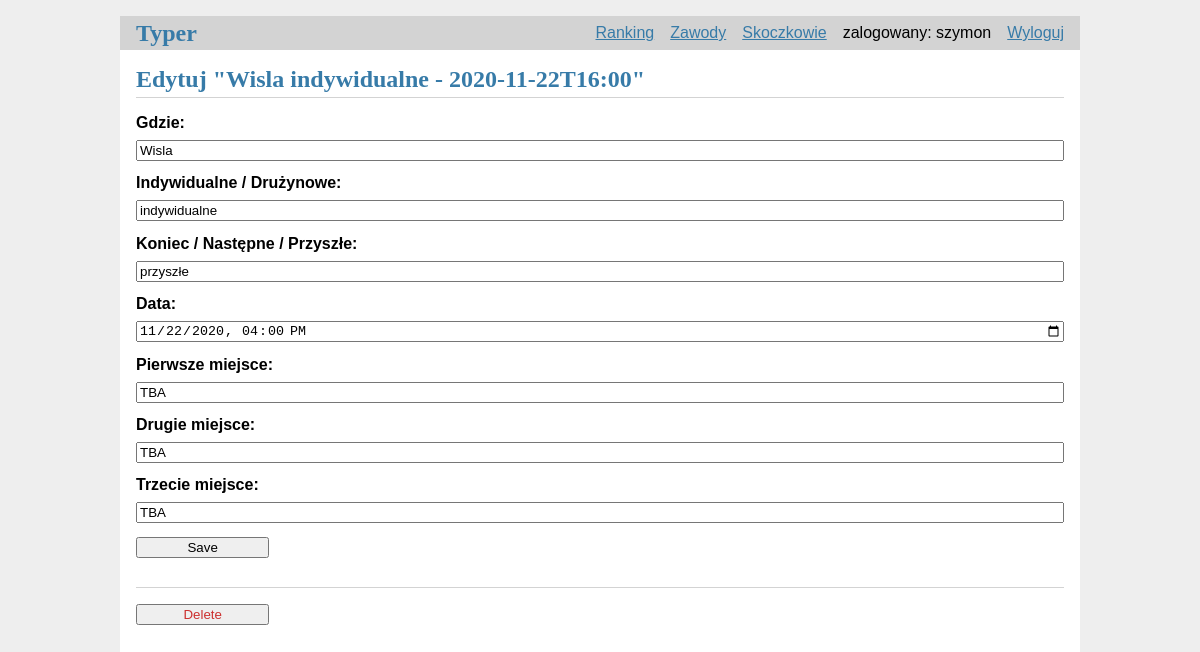
The app's page /tournaments/2/update (signed in) with its own data.
### tables this page shows
CREATE TABLE user(
    id INTEGER PRIMARY KEY AUTOINCREMENT,
    username TEXT UNIQUE NOT NULL,
    password TEXT NOT NULL,
    times_bet INTEGER NOT NULL DEFAULT 0,
    times_exact INTEGER NOT NULL DEFAULT 0,
    points INTEGER NOT NULL DEFAULT 0
);

CREATE TABLE tournaments(
    id INTEGER PRIMARY KEY AUTOINCREMENT,
    place TEXT NOT NULL,
    type TEXT NOT NULL,
    date_time DATETIME NOT NULL,
    first_place TEXT NOT NULL DEFAULT "TBA",
    second_place TEXT NOT NULL DEFAULT "TBA",
    third_place TEXT NOT NULL DEFAULT "TBA",
    status TEXT NOT NULL
);

### flaskr/tournaments.py (the view, shortened to what this page needs)
@bp.route('/<int:id>/update', methods=('GET', 'POST'))
@login_required
def update(id):
    tournament = get_tournament(id)
    jumpers = get_jumpers(tournament)
    return render_template('tournaments/update.html', tournament=tournament, jumpers=jumpers)

### flaskr/auth.py (called while the page is built)
@bp.before_app_request
def load_logged_in_user():
    user_id = session.get('user_id')
    if user_id is None:
        g.user = None
    else:
        g.user = get_db().execute(
            'SELECT * FROM user WHERE id = ?', (user_id,)
        ).fetchone()

def login_required(view):
    @functools.wraps(view)
    def wrapped_view(**kwargs):
        if g.user is None:
            return redirect(url_for('auth.login'))
        return view(**kwargs)
    return wrapped_view

### flaskr/db.py (called while the page is built)
def get_db():
    if 'db' not in g:
        g.db = sqlite3.connect(
            current_app.config['DATABASE'],
            detect_types=sqlite3.PARSE_DECLTYPES
        )
        g.db.row_factory = sqlite3.Row
    return g.db

### flaskr/tournaments.py (called while the page is built)
def get_tournament(id):
    tournament = get_db().execute(
        'SELECT * FROM tournaments WHERE id = ?',
        (id,)
    ).fetchone()
    if tournament is None:
        abort(404, f"Post id {id} does not exist.")
    return tournament

### flaskr/typer.py (called while the page is built)
def get_jumpers(selected_tournament=None):
    if selected_tournament is None:
        if check_type_of_tournament():
            jumpers = get_db().execute(
                'SELECT * FROM jumpers'
            ).fetchall()
        else:
            jumpers = get_db().execute(
                'SELECT * FROM countries'
            ).fetchall()
    else:
        if check_type_of_tournament(selected_tournament):
            jumpers = get_db().execute(
                'SELECT * FROM jumpers'
            ).fetchall()
        else:
            jumpers = get_db().execute(
                'SELECT * FROM countries'
            ).fetchall()
    return jumpers

def check_type_of_tournament(selected_tournament=None):
    if selected_tournament is None:
        type_of_tournament = get_db().execute(
            'SELECT type FROM tournaments WHERE status LIKE "następne"'
        ).fetchone()
        if type_of_tournament['type'] == 'indywidualne':
            return True
    else:
        type_of_tournament = selected_tournament
        if type_of_tournament['type'] == 'indywidualne':
            return True
    return False

### flaskr/templates/tournaments/update.html (shortened to what this page needs)
{% extends 'base.html' %}
{% block header %}
    <h1>{% block title %}Edytuj "{{ tournament['place'] }} {{ tournament['type'] }} - {{ tournament['date_time'] }}"{% endblock %}</h1>
{% endblock %}
{% block content %}
    <form method="post">
        <label for="place">Gdzie:</label>
        <input name="place" id="place"
               value="{{ request.form['place'] or tournament['place'] }}" required>
        <label for="type">Indywidualne / Drużynowe:</label>
        <input name="type"
               id="type"
               list="typy"
               value="{{ request.form['type'] or tournament['type'] }}" required>
        <label for="status">Koniec / Następne / Przyszłe:</label>
        <input name="status"
               id="status"
               list="statusy"
               value="{{ request.form['status'] or tournament['status'] }}"
               required>
        <label for="date_time">Data:</label>
        <input name="date_time"
               id="date_time"
               type="datetime-local"
               value="{{ request.form['date_time'] or tournament['date_time'] }}"
               required>
        <label for="first_place">Pierwsze miejsce:</label>
        <input name="first_place"
               id="first_place"
               list="jumpers"
               value="{{ request.form['first_place'] or tournament['first_place'] }}"
               required>
        <label for="second_place">Drugie miejsce:</label>
        <input name="second_place"
               id="second_place"
               list="jumpers"
               value="{{ request.form['second_place'] or tournament['second_place'] }}"
               required>
        <label for="third_place">Trzecie miejsce:</label>
        <input name="third_place"
               id="third_place"
               list="jumpers"
               value="{{ request.form['third_place'] or tournament['third_place'] }}"
               required>
        <input type="submit" value="Save">
    </form>
    <hr>
    <form action="{{ url_for('tournaments.delete', id=tournament['id']) }}" method="post">
        <input class="danger" type="submit" value="Delete" onclick="return confirm('Are you sure');">
    </form>
{% endblock %}

### flaskr/templates/base.html (shortened to what this page needs)
<!doctype html>
<link rel="stylesheet" href="{{ url_for('static', filename='style.css') }}">
<nav>
    <h1><a href="{{ url_for('typer.index') }}">Typer</a></h1>
    <ul>
        {% if g.user %}
            <li><a href="{{ url_for('ranking.ranking') }}">Ranking</a></li>
            <li><a href="{{ url_for('tournaments.tournaments') }}">Zawody</a></li>
            <li><a href="{{ url_for('jumpers.jumpers') }}">Skoczkowie</a></li>
            <li><span>zalogowany: {{ g.user['username'] }}</span></li>
            <li><a href="{{ url_for('auth.logout') }}">Wyloguj</a></li>
        {% else %}
            <li><a href="{{ url_for('auth.register') }}">Zarejestruj</a></li>
            <li><a href="{{ url_for('auth.login') }}">Zaloguj</a></li>
        {% endif %}
    </ul>
</nav>
<section class="content">
    <header>
        {% block header %}{% endblock %}
    </header>
    {% block content %}{% endblock %}
</section>

### flaskr/static/style.css (style rules this page uses)
h1 { font-family: serif; color: #377ba8; margin: 1rem 0; }
a { color: #377ba8; }
hr { border: none; border-top: 1px solid lightgray; }
nav { background: lightgray; display: flex; align-items: center; padding: 0 0.5rem; }
nav h1 { flex: auto; margin: 0; }
nav h1 a { text-decoration: none; padding: 0.25rem 0.5rem; }
nav ul { display: flex; list-style: none; margin: 0; padding: 0; }
nav ul li a, nav ul li span, header .action { display: block; padding: 0.5rem; }
.content { padding: 0 1rem 1rem; }
.content > header { border-bottom: 1px solid lightgray; display: flex; align-items: flex-end; }
.content > header h1 { flex: auto; margin: 1rem 0 0.25rem 0; }
.content:last-child { margin-bottom: 0; }
.content form { margin: 1em 0; display: flex; flex-direction: column; }
.content label { font-weight: bold; margin-bottom: 0.5em; }
.content input, .content textarea { margin-bottom: 1em; }
input.danger { color: #cc2f2e; }
input[type=submit] { align-self: start; min-width: 10em; }

### records on screen
user: user.username "szymon"
tournaments: place "Wisla", type "indywidualne", date_time "2020-11-22T16:00", status "przyszłe", date_time "11/22/2020 16:00", first_place "TBA", second_place "TBA", third_place "TBA"
